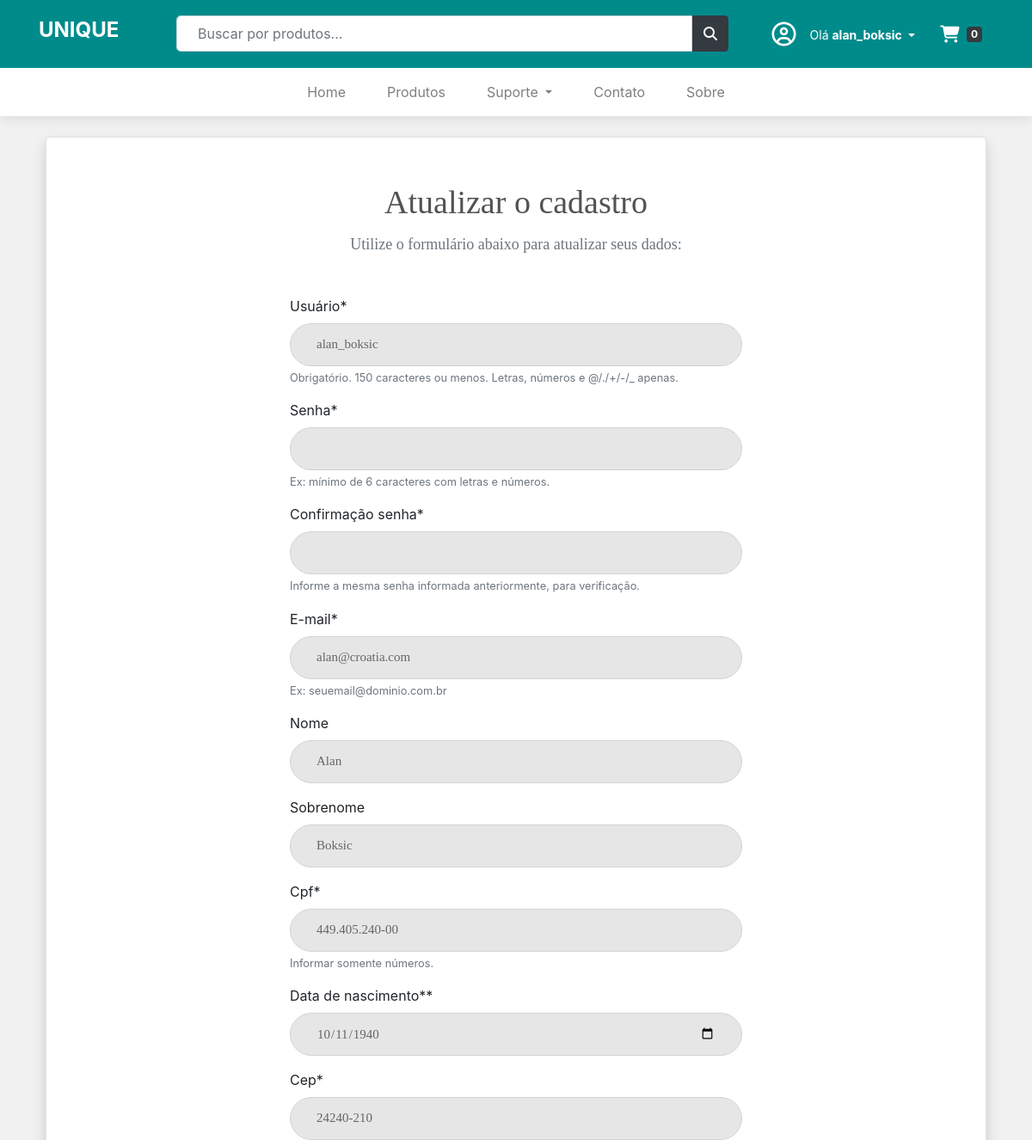
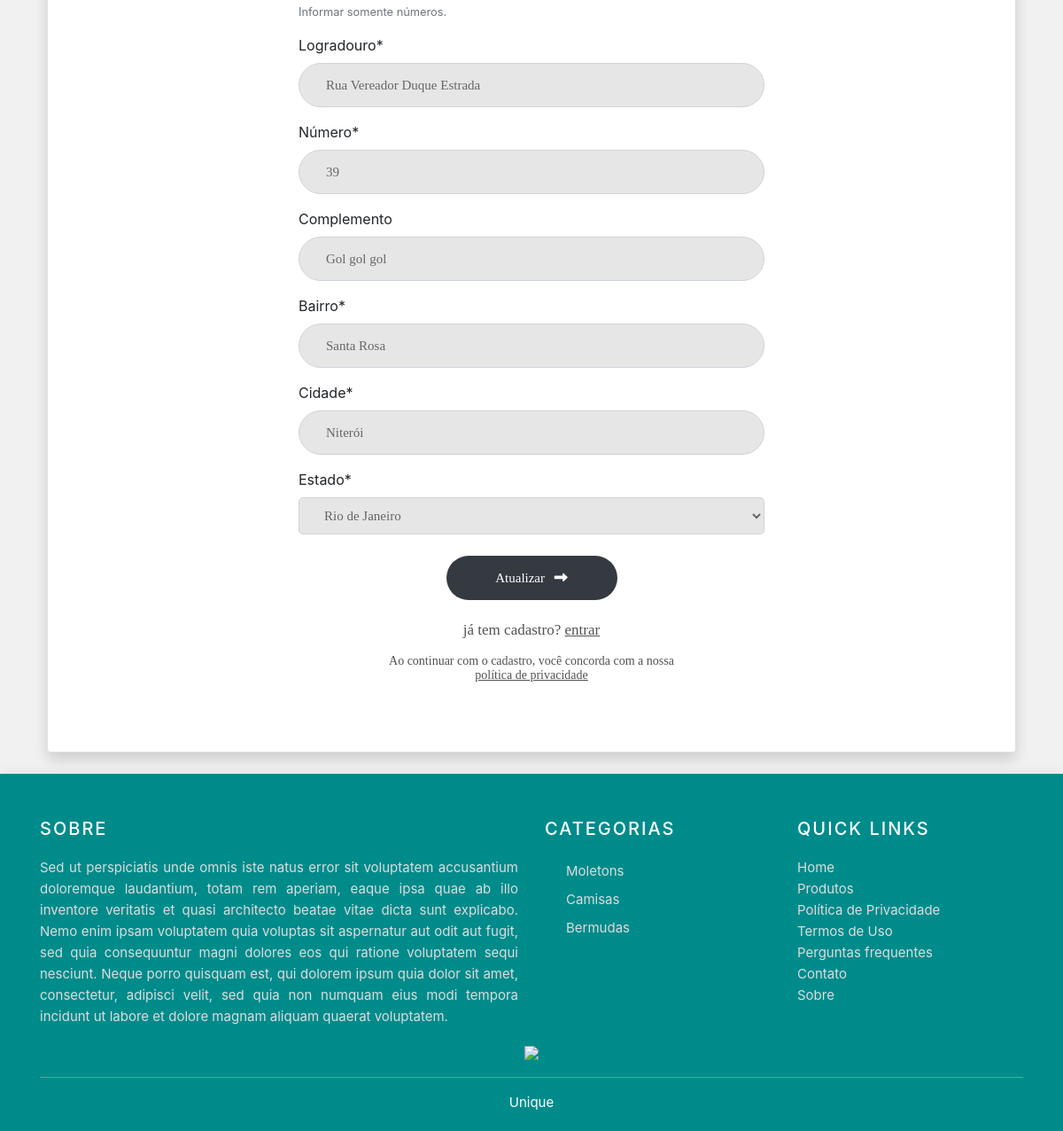
The page /perfil/ (signed in) on the database its author committed (2 pictures, top to bottom).
### perfil/models.py (models this page shows, shortened)
class Perfil(models.Model):
    usuario = models.OneToOneField(
        User, on_delete=models.CASCADE, verbose_name='Usuário')
    idade = models.PositiveIntegerField(default=0)
    data_nascimento = models.DateField(verbose_name='Data de nascimento')
    cpf = models.CharField(max_length=14)
    endereco = models.CharField(max_length=50, verbose_name='Endereço')
    numero = models.CharField(max_length=5, verbose_name='Número')
    complemento = models.CharField(max_length=30, blank=True, null=True)
    bairro = models.CharField(max_length=30)
    cep = models.CharField(max_length=20)
    cidade = models.CharField(max_length=30)
    estado = models.CharField(
        max_length=2,
        default='AC',
        choices=(
            ('AC', 'Acre'),
            ('AL', 'Alagoas'),
            ('AP', 'Amapá'),
            ('AM', 'Amazonas'),
            ('BA', 'Bahia'),
            ('CE', 'Ceará'),
            ('DF', 'Distrito Federal'),
            ('ES', 'Espírito Santo'),
            ('GO', 'Goiás'),
            ('MA', 'Maranhão'),
            ('MT', 'Mato Grosso'),
            ('MS', 'Mato Grosso do Sul'),
            ('MG', 'Minas Gerais'),
            ('PA', 'Pará'),
            ('PB', 'Paraíba'),
            ('PR', 'Paraná'),
            ('PE', 'Pernambuco'),
            ('PI', 'Piauí'),
            ('RJ', 'Rio de Janeiro'),
            ('RN', 'Rio Grande do Norte'),
            ('RS', 'Rio Grande do Sul'),
            ('RO', 'Rondônia'),
            ('RR', 'Roraima'),
            ('SC', 'Santa Catarina'),
            ('SP', 'São Paulo'),
            ('SE', 'Sergipe'),
            ('TO', 'Tocantins'),
        )
    )
    class Meta:
        verbose_name = 'Perfil'
        verbose_name_plural = 'Perfis'

### categoria/models.py (models this page shows, shortened)
class Categoria(models.Model):
    nome_cat = models.CharField(max_length=50, verbose_name='Categoria')

### perfil/views.py (the view, shortened to what this page needs)
# urls.py: path('', views.BasePerfil.as_view(), name='entrar'),
class BasePerfil(View):
    template_name = 'perfil/entrar.html'
    def setup(self, *args, **kwargs):
        super().setup(*args, **kwargs)
        self.carrinho = copy.deepcopy(self.request.session.get('carrinho'), {})
        self.perfil = None
        if self.request.user.is_authenticated:  # verifica se o usuario esta logado e seleciona qual é o usuário
            self.perfil = models.Perfil.objects.filter(
                usuario=self.request.user
            ).first()
            self.contexto = {
                'userform': forms.UserForm(
                    data=self.request.POST or None,
                    usuario=self.request.user,
                    instance=self.request.user
                ),
                'perfilform': forms.PerfilForm(
                    data=self.request.POST or None,
                    instance=self.perfil
                ),
                'categorias': Categoria.objects.all(),
                'categoria': self.kwargs.get('categoria', None)
            }
        self.userform = self.contexto['userform']
        self.perfilform = self.contexto['perfilform']
        if self.request.user.is_authenticated:
            self.template_name = 'perfil/atualizar.html'
        self.renderizar = render(
            self.request, self.template_name, self.contexto)
    def get(self, *args, **kwargs):
        return self.renderizar

### perfil/templates/perfil/atualizar.html (shortened to what this page needs)
{% extends 'perfil/criar.html' %}
{% block titulocadastro %}
<span class="contact1-form-title mt-5">Atualizar o cadastro</span>
<span class="contact1-form-title mt-3 text-muted mb-5" style="font-size: 18px;">
    Utilize o formulário abaixo para atualizar seus dados:
</span>
{% endblock %}
{% block botaoCadastro %}Atualizar{% endblock %}

### perfil/templates/perfil/criar.html (shortened to what this page needs)
{% extends 'base.html' %}
{% load static %}
{% load crispy_forms_tags %}
{% block conteudo %}
<div class="card shadow border ml-2 mr-2">
    <div class="card-body" style="padding: 5px;">
        <div class="row ">
            <div class="col-sm-12 col-md-12 col-lg-8 col-xl-6 mx-auto">
                <form class="" method="POST" action="{% url 'perfil:criar' %}">
                    {% block titulocadastro %}{% endblock %}
                    {{ userform|crispy }}
                    {{ perfilform|crispy }}
                    <div class="container-contact1-form-btn mt-4">
                        <button class="contact1-form-btn" type="submit">
                            <span>
                                {% block botaoCadastro %}Cadastrar{% endblock %}
                                <i class="fa fa-long-arrow-right" aria-hidden="true"></i>
                            </span>
                        </button>
                    </div>
                    <span class="contact1-form-title mt-4" style="font-size: 17px;">
                        já tem cadastro?
                        <a href="{% url 'perfil:entrar' %}" style="color: #525252;">
                            <u>entrar</u>
                        </a>
                    </span>
                    <span class="contact1-form-title mt-3" style="font-size: 14px;">
                        Ao continuar com o cadastro, você concorda com a nossa
                    </span>
                    <span class="contact1-form-title mb-5" style="font-size: 14px;">
                        <a href="{% url 'suporte:privacidade' %}" style="color: #525252;">
                            <u>política de privacidade</u>
                        </a>
                    </span>
                </form>
            </div>
        </div>
        <br>
    </div>
</div>
{% endblock %}

### templates/parciais/_nav.html (shortened to what this page needs)
{% load static %}
{% load omfilters %}
<nav class="navbar navbar-expand-md fundo1 main-menu" style="box-shadow:none">
    <div class="container">
        <a class=" navbar-brand" href="/">
            <h4 class="font-weight-bold" style="color: white;">UNIQUE</h4>
        </a>
        <div class="collapse navbar-collapse">
            <form class="form-inline my-2 my-lg-0 mx-auto" method="GET" action="{% url 'produto:busca' %}">
                <input class="form-control" type="search" placeholder="Buscar por produtos..." aria-label="Search"
                    name="termo" value="{{ request.GET.termo }}">
                <button class="btn btn-dark my-2 my-sm-0" type="submit">
                    <i class="fa-solid fa-magnifying-glass"></i>
                </button>
            </form>
            <ul class="navbar-nav">
                {% if request.user.is_authenticated %}
                <li class="nav-item">
                    <a href="#" target="_blank" title=""><i class="fa-regular fa-circle-user fa-2x mr-2 mt-2"
                            style="color: #fff; font-size: 28px;"></i></a>
                </li>
                <li class="nav-item dropdown mr-2">
                    <a class="nav-link dropdown-toggle mt-1" href="#" id="navbarDropdown" role="button"
                        data-toggle="dropdown" aria-haspopup="false" aria-expanded="false"
                        style="color: #fff; font-size: 14px;">
                        Olá <strong>{{request.user}}</strong>
                    </a>
                </li>
                    {% endif %}
                <li class="nav-item">
                    <a class="btn btn-link" href="{% url 'produto:carrinho' %}">
                        {% if request.user.is_authenticated %}
                        <i class="fas fa-shopping-cart fa-lg mr-1" style=" color: #fff; margin-top: 10px;"></i>
                        {% else %}
                        <i class="fas fa-shopping-cart fa-lg mr-1" style=" color: #fff; margin-top: 20px;"></i>
                        {% endif %}
                        {% if request.session.carrinho %}
                        <span class=" badge badge-dark">
                            {{ request.session.carrinho|qtd_total_carrinho }}
                        </span>
                        {% else %}
                        <span class="badge badge-dark">0</span>
                        {% endif %}
                    </a>
                </li>
            </ul>
        </div>
    </div>
</nav>
<nav class="navbar navbar-expand-md navbar-light bg-light sub-menu">
    <div class="container">
        <div class="collapse navbar-collapse" id="navbar">
            <ul class="navbar-nav mx-auto">
                <li class="nav-item">
                    <a class="nav-link" href="/">Home <span class="sr-only">(current)</span></a>
                </li>
                <li class="nav-item">
                    <a class="nav-link" href="{% url 'produto:lista' %}">Produtos</a>
                </li>
                <li class="nav-item dropdown">
                    <a class="nav-link dropdown-toggle" href="#" id="navbarDropdown" role="button"
                        data-toggle="dropdown" aria-haspopup="false" aria-expanded="false">
                        Suporte
                    </a>
                </li>
                <li class="nav-item">
                    <a class="nav-link" href="{% url 'suporte:contato' %}">Contato</a>
                </li>
                <li class="nav-item">
                    <a class="nav-link" href="{% url 'suporte:sobre' %}">Sobre</a>
                </li>
            </ul>
        </div>
    </div>
</nav>

### templates/parciais/_footer.html (shortened to what this page needs)
{% load static %}
<footer class="site-footer">
    <div class="container">
        <div class="row">
            <div class="col-sm-12 col-md-6">
                <h6>Sobre</h6>
                <p class="text-justify" style="color: #DCDCDC;">
                    Sed ut perspiciatis unde omnis iste natus error sit voluptatem accusantium doloremque laudantium,
                    totam rem aperiam,
                    eaque ipsa quae ab illo inventore veritatis et quasi architecto beatae vitae dicta sunt explicabo.
                    Nemo enim ipsam voluptatem
                    quia voluptas sit aspernatur aut odit aut fugit, sed quia consequuntur magni dolores eos qui ratione
                    voluptatem sequi nesciunt.
                    Neque porro quisquam est, qui dolorem ipsum quia dolor sit amet, consectetur, adipisci velit, sed
                    quia non numquam eius modi
                    tempora incidunt ut labore et dolore magnam aliquam quaerat voluptatem.
                </p>
            </div>
            <div class="col-xs-6 col-md-3">
                <h6>Categorias</h6>
                <ul class="footer-links">
                    {% for categoria in categorias %}
                    <li>
                        <a class="dropdown-item" href="{% url 'produto:categoria' categoria.nome_cat %}" name="buscar"
                            style="color: #DCDCDC;">
                            {{ categoria.nome_cat }}
                        </a>
                    </li>
                    {% endfor %}
                </ul>
            </div>
            <div class="col-xs-6 col-md-3">
                <h6>Quick Links</h6>
                <ul class="footer-links">
                    <li>
                        <a href="/" style="color: #DCDCDC;">Home</a>
                    </li>
                    <li>
                        <a href="{% url 'produto:lista' %}" style="color: #DCDCDC;">Produtos</a>
                    </li>
                    <li>
                        <a href="{% url 'suporte:privacidade' %}" style="color: #DCDCDC;">Política de Privacidade</a>
                    </li>
                    <li>
                        <a href="{% url 'suporte:termos' %}" style="color: #DCDCDC;">Termos de Uso</a>
                    </li>
                    <li>
                        <a href="{% url 'suporte:perguntas' %}" style="color: #DCDCDC;">Perguntas frequentes</a>
                    </li>
                    <li>
                        <a href="{% url 'suporte:contato' %}" style="color: #DCDCDC;">Contato</a>
                    </li>
                    <li>
                        <a href="{% url 'suporte:sobre' %}" style="color: #DCDCDC;">Sobre</a>
                    </li>
                </ul>
            </div>
        </div>
        <div class="row">
            <div class="col-sm-12 col-md-12">
                <div class="text-center">
                    <a href="/">
                        <img src="https://i.postimg.cc/PrVBvKWQ/unique-todo-1.png" height="200" />
                    </a>
                </div>
            </div>
        </div>
        <hr>
    </div>
    <div class="container">
        <div class="row">
            <div class="col-md-12 col-sm-12 col-xs-12">
                <p class="copyright-text text-center" style="color: #fff;">
                    Unique
                </p>
            </div>
        </div>
    </div>
</footer>

### templates/static/css/nav.css (style rules this page uses)
.form-control { height: calc(2.5rem + 2px); padding: 0.5rem 1.5rem; font-size: 1rem; line-height: 1.5; border-radius: 0.3rem; }
.btn { font-size: 1rem; padding: 0.5rem 0.75rem; font-size: 1rem; line-height: 1.5; border-radius: 0.25rem; }
.form-inline .form-control { border-top-right-radius: 0; border-bottom-right-radius: 0; }
.form-inline .btn { border-top-left-radius: 0; border-bottom-left-radius: 0; }
@media (min-width: 768px) { .form-inline .form-control { width: 210px; } }
@media (min-width: 992px) { .form-inline .form-control { width: 440px; } }
@media (min-width: 1200px) { .form-inline .form-control { width: 600px; } }
.navbar { padding: 1rem; }
.main-menu { position: relative; z-index: 3; }
.sub-menu { position: relative; z-index: 2; padding: 0 1rem; }
@media (min-width: 768px) { .sub-menu { padding: 0 1rem; } }
@media (min-width: 768px) { .sub-menu.navbar-expand-md .navbar-nav .nav-link { padding: 1rem 1.5rem; } }
.navbar.bg-light { background: #fff !important; box-shadow: 0px 2px 15px 0px rgba(0, 0, 0, 0.1); }
.fundo1 { background-color: #008B8B; }

### templates/static/css/footer.css (style rules this page uses)
.site-footer { background: #008B8B !important; padding: 45px 0 20px; font-size: 15px; line-height: 24px; color: #737373; box-shadow: 0px 2px 15px 0px rgba(0, 0, 0, 0.1); }
.site-footer hr { border-top-color: #bbb; opacity: 0.5 }
.site-footer h6 { color: #fff; font-size: 20px; text-transform: uppercase; margin-top: 5px; margin-bottom: 20px; letter-spacing: 2px }
.site-footer a { color: white; }
.footer-links { padding-left: 0; list-style: none }
.footer-links li { display: block }
.footer-links a { color: #737373 }
.copyright-text { margin: 0 }

### templates/static/css/formulario.css (style rules this page uses)
input { outline: none; border: none; }
.contact1-form-title { display: block; font-family: Montserrat-ExtraBold; font-size: 38px; color: #525252; line-height: 1.2; text-align: center; }
input.input1 { height: 50px; border-radius: 25px; padding: 0 30px; }
.input1 { display: block; width: 100%; background: #e6e6e6; font-family: Montserrat-Bold; font-size: 15px; line-height: 1.5; color: #666666; }
button { outline: none !important; border: none; background: transparent; }
.container-contact1-form-btn { display: -webkit-box; display: -webkit-flex; display: -moz-box; display: -ms-flexbox; display: flex; flex-wrap: wrap; justify-content: center; }
.contact1-form-btn { min-width: 193px; height: 50px; border-radius: 25px; background: #343a40; font-family: Montserrat-Bold; font-size: 15px; line-height: 1.5; color: #fff; display: -webkit-box; display: -webkit-flex; display: -moz-box; display: -ms-flexbox; display: flex; justify-content: center; align-items: center; padding: 0 25px; -webkit-transition: all 0.4s; -o-transition: all 0.4s; -moz-transition: all 0.4s; transition: all 0.4s; }
.contact1-form-btn i { margin-left: 7px; -webkit-transition: all 0.4s; -o-transition: all 0.4s; -moz-transition: all 0.4s; transition: all 0.4s; }

### rows shown on the page
Perfil: cpf "449.405.240-00", data_nascimento "10/11/1940", cep "24240-210", endereco "Rua Vereador Duque Estrada", numero "39", complemento "Gol gol gol", bairro "Santa Rosa", cidade "Niterói", estado "Rio de Janeiro"
Categoria: nome_cat "Moletons"
Categoria: nome_cat "Camisas"
Categoria: nome_cat "Bermudas"

### other values the page prints
{{ request.user }} "alan_boksic"
